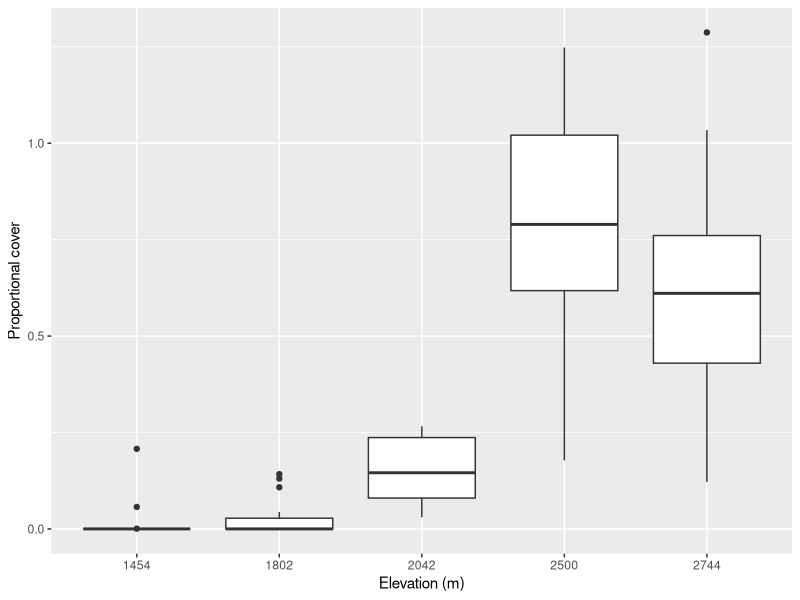
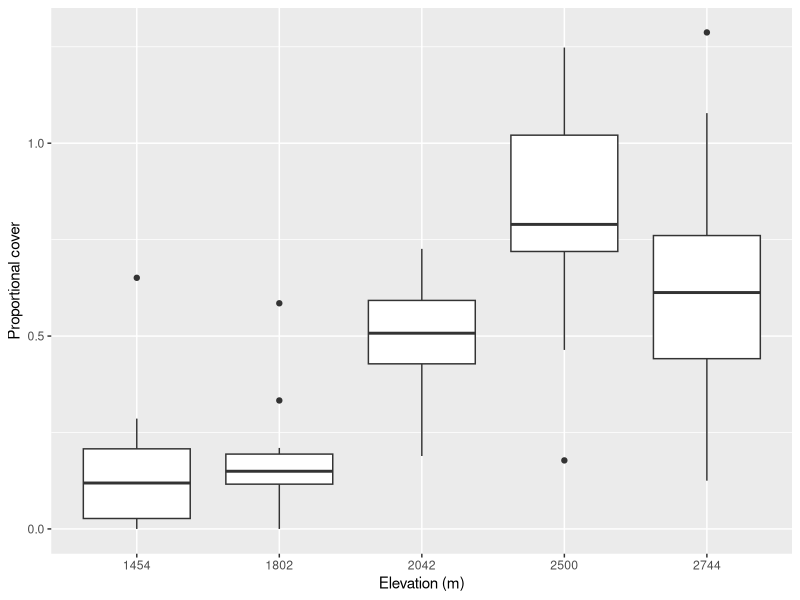
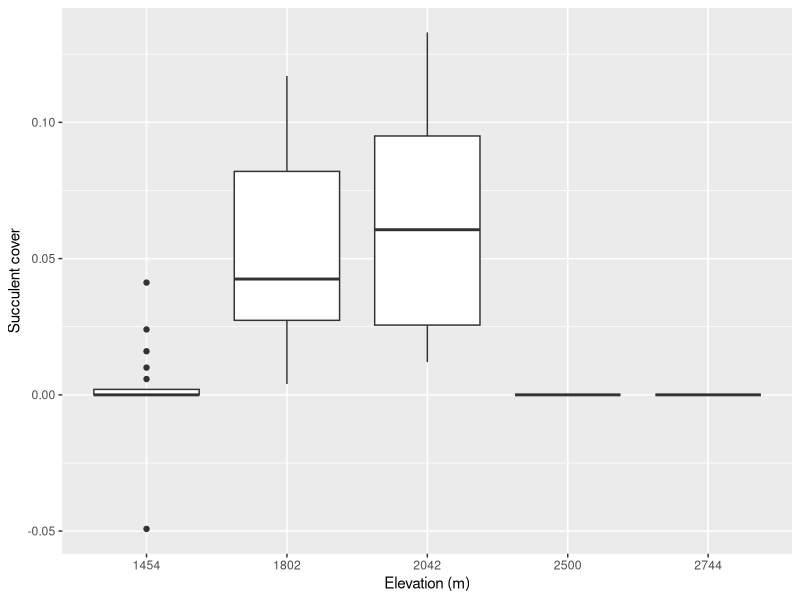
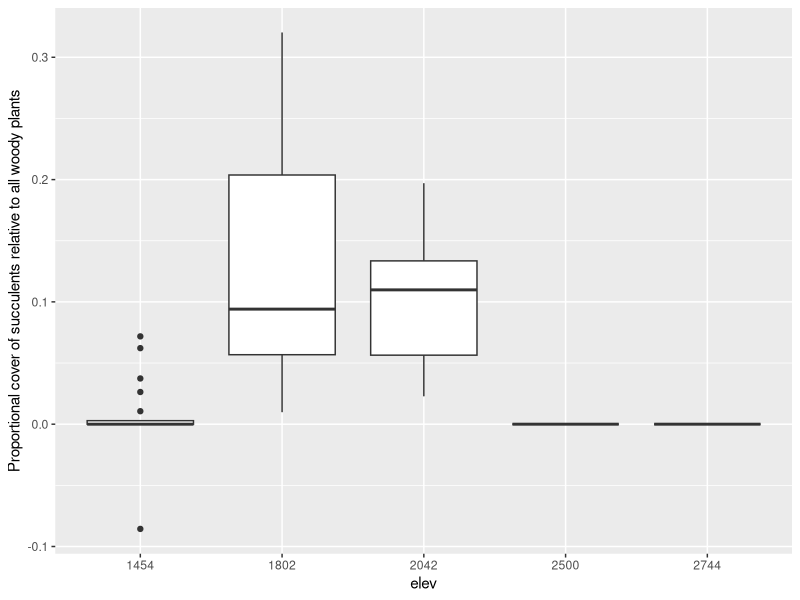
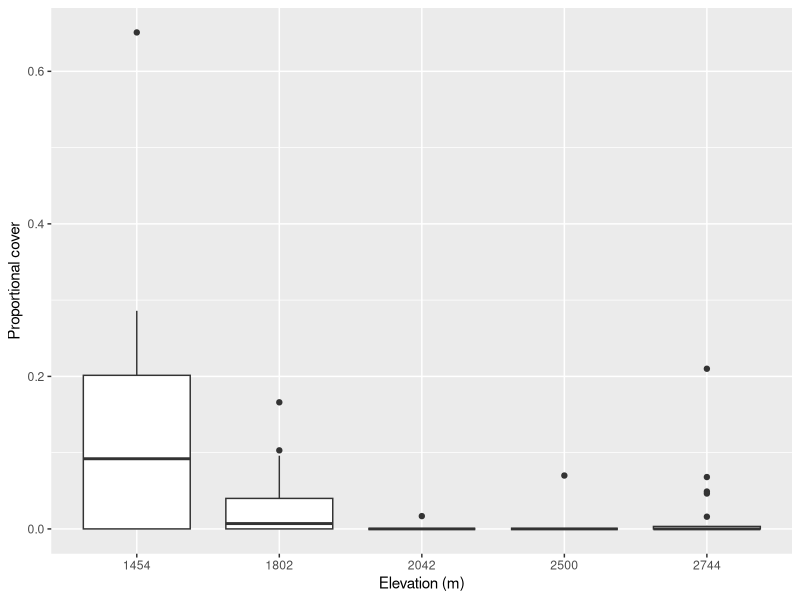
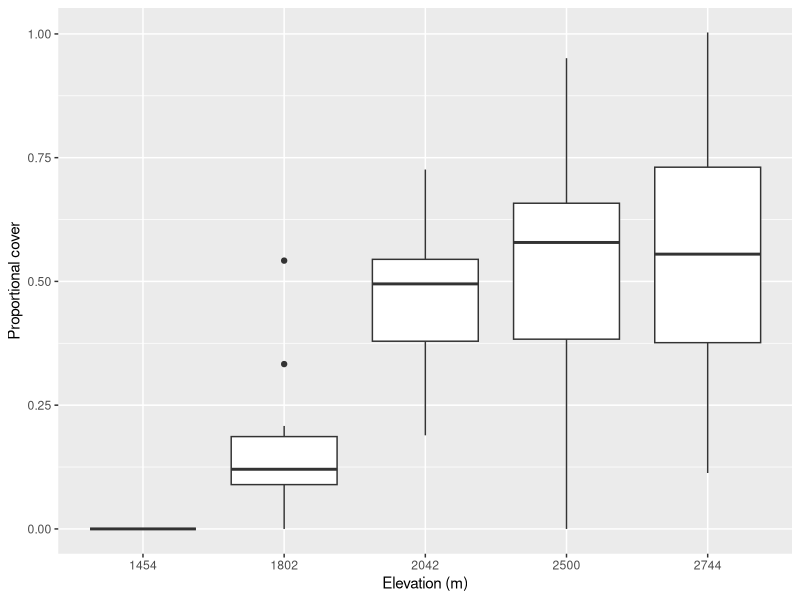
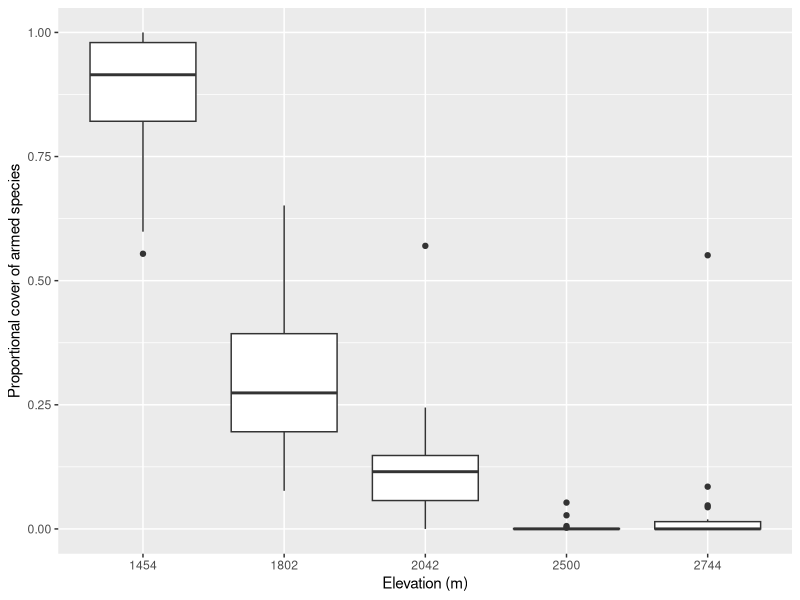
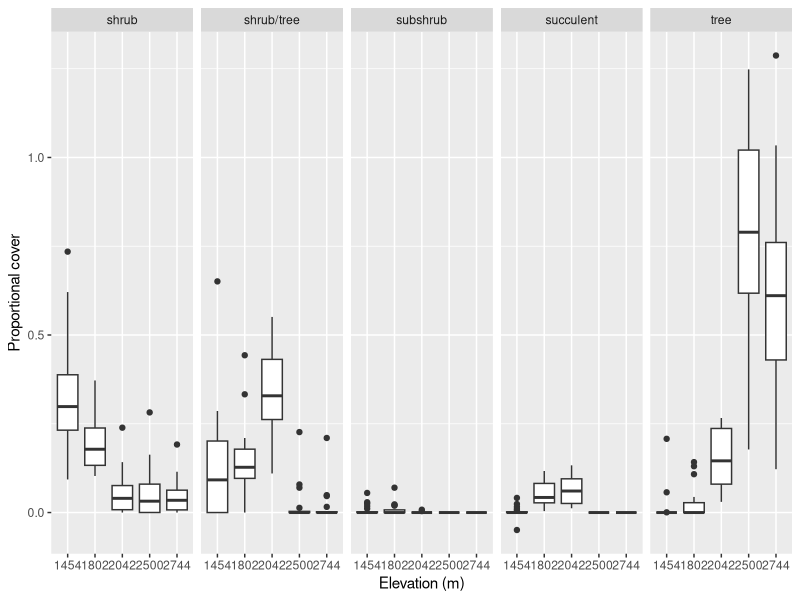

R code for these plots, in order:
# 2024-11-01 Code for summarizing and analyzing woody plant community data
# collected by BIOL 3404 class in the Sacramento Mountains of New Mexico on
# September 28 and 29, 2024.

# edited 2026-10-14 and added 2026 data (Collected October 3-4th 2026).

library(dplyr)
library(ggplot2)
library(stringr)
library(readr)

## Read transects
transects_2024 <- read_csv("./data/sacramentos/transects_2024.csv")
transects_2026 <- read_csv("./data/sacramentos/transects_2026.csv")
transects_2024$year <- 2024
transects_2026$year <- 2026
transects_2024$transect <- as.character(transects_2024$transect)
transects_2026$transect <- as.character(transects_2026$transect)

transects <- bind_rows(transects_2024, transects_2026)
transects$transect <- paste(transects$group, transects$transect, sep="")

## Turn transect column into globally unique ids. This is necessary for later
## expand.grid and gives us a single column that uniquely identifies a
## transect. If we did not do this, we would need two columns, "site" and
## "transect" to identify a given transect. Also calculate the distance each
## plant covers for every entry

## DWS: Some folks messed up start and stop I assume by switching so we will
## take absolute value for now:

transects <- transects %>% 
  mutate(group=substr(transect,1,1),
         transect = paste(site, transect, sep="."),
         dist = stop-start)

## Now just get the cover by species. We don't need the raw start/stop points.
## Note that each transect was 50 m long, so the proportional cover of any
## group (species, family, growth form, etc) is just the sum of the distances
## in that transect divided by 50. We can summarize by species now and then sum
## across other categories later.
cover <- group_by(transects, transect, spcode) %>% summarize(cover = sum(dist)/50)


## This data is not complete because there are missing implied zeros!
## Correctly, every species in the whole data set should have a value for every
## transect. If a species did not occur there, it should be zero cover but
## inthe current data, a missing species is not included. We must add in zeroes
## for missing species. This is a common question that comes up in data
## cleaning: are missing values truly missing or do they imply a zero? In this
## case, they logically imply zero.

# Use expand.grid to get all possible combinations of transect and species ids
all.transects.species <- expand.grid(transect = unique(cover$transect),
                                     spcode=unique(cover$spcode))

cover <- full_join(cover, all.transects.species)
## same as:
# merge(cover, all.transects.species, all=TRUE)

## ("joins" are the dplyr way, merge is base R)

## The above join/merge inserted NA for missing combinations of species and
## transects. NA should really be zero (missing species means zero cover)
cover$cover[is.na(cover$cover)] <- 0
## again, one could use mutate and case_when() for the above line.

## This data is not tidy: "site" is not its own column but is embedded in the
## transect ids. We must grab `site` as its own column because we will need it
## for analyses:
cover <- mutate(cover, site = str_split_fixed(transect, "\\.", n=2)[,1])

## Read the species list. This gives us more info on each species. We can merge
## this with the transect data by 'spcode'. Here we give read.csv an explicit
## NA string for character vectors --- otherwise empty fields would be
## considered the "" string.
species <- read.csv("./data/sacramentos/species.csv", na.strings = "")

# This includes "defense" as a trait with values U, L or A. Let's get a binary
# version of the trait as well:
species <- mutate(species, armed = defense %in% c("L", "A"))


## DWS: let's make sure all of our species codes are in the species.csv data:

tspecies <- unique(transects$spcode)
length(tspecies)
# 73
sspecies <- species$spcode
length(sspecies)

unmatched <- tspecies[! tspecies %in% sspecies]
unmatched
length(unmatched)
# 4
## Still 4 to figure out and either give correct code or descriptions as an
## unknown in parenthetical format



# Merge species info with transect data. Use merge() function and remember that
# we want all rows from the transects data frame in the result. We don't need
# unmatched rows in species as the file contains the full species list over
# several years and some species were not found in 2011.
cover <- merge(cover, species, all.x=TRUE)

# Read in elevations of each site and merge with cover data
sites <- read.csv("./data/sacramentos/sites.csv", stringsAsFactors=FALSE, na.strings = "")

## Although elevation is numeric, it is really a categorical variable with six
## values. Let's ensure that ggplot will treat it as a categorical variable.
sites$elev <- as.factor(as.character(sites$elev))

# might be useful in transects data too:
transects <- transects %>% left_join(sites)

# Check:
unique(transects$site)

## alternatively, we could use readr::read_csv with a column type
## specification.
# sites <- read_csv(
#    "./data/sacramentos/sites.csv",
#    col_types = list(col_character(), col_factor())
# )

## Since we used the first method, we need to get the order of the factor
## right. We lucked out here given the order encountered is correct. But if the
## data changes this could be messed up. For now it is ok. Let's proive that
## the factor levels are ordered by elevation:

## > sites$elev
## [1] 1454 1802 2042 2500 2744
## Levels: 1454 1802 2042 2500 2744

## Good. Or were would need to use as.factor()

cover <- left_join(cover, sites)

# 'cover' is the tidy dataframe (tibble) for all further use. We can delete the
# intermediate objects to keep our environment cleaner (but I wont for now).
# rm(all.transects.species, sites, species, transects)

###############################################################################
## For some plots, we will want total woody cover (for example, to graph
## proportional cover of armed plants relative to total cover)
total_cover <- group_by(cover, elev, transect) %>%
  summarize(total_cover = sum(cover))

###############################################################################
## Some quick and dirty example analyses and figures
###############################################################################

## Richness by transect then by site:
richness <- filter(cover, cover > 0) %>% group_by(elev, transect) %>% summarize(S = n())
mrich_by_site <- group_by(richness, elev) %>% summarize(mS = mean(S))
mrich_by_site
rich_by_site <-  filter(cover, cover > 0) %>% group_by(elev) %>% summarize(S = length(unique(spcode)))
## Summarize proportional cover by transect and by growth form
by_elev_gf <- group_by(cover, elev, transect, growth_form)
gf.cover <- summarize(by_elev_gf, pcover = sum(cover))

## Just pull out trees
trees <- subset(gf.cover, growth_form=="tree")
## Note that testing equality is "==". "=" is used only in setting argument
## values in function calls

# and plot proportional tree cover by site
ggplot(trees, aes(elev, pcover)) + geom_boxplot() +
  xlab("Elevation (m)") +
  ylab("Proportional cover")

ggsave("results/tree_cover_by_elev.pdf")

## DWS: We could also pull out both "tree" and "shrub/tree" together, but we
## need to do this BEFORE summarizing or we will end up with two values for
## each transect (one for the tree gf and one for "shrub_tree". We want a single
## combined value.
trees <- subset(cover, grepl("tree", growth_form, fixed = TRUE))
trees.cover <- group_by(trees, transect, elev) %>% summarize(pcover = sum(cover))
ggplot(trees.cover, aes(elev, pcover)) + geom_boxplot() +
  xlab("Elevation (m)") +
  ylab("Proportional cover")


# succulents?

suc <- subset(gf.cover, grepl("succulent", growth_form, fixed = TRUE))
ggplot(suc, aes(elev, pcover)) + geom_boxplot() +
  xlab("Elevation (m)") +
  ylab("Succulent cover")

# what about proportionally to all woody plant cover?
suc <- left_join(suc, total_cover)
ggplot(suc, aes(elev, pcover / total_cover)) + geom_boxplot() +
  ylab("Proportional cover of succulents relative to all woody plants")


## Let's try summarizing by a plant family
by_elev_family <- group_by(cover, elev, transect, family)
family.cover <- summarize(by_elev_family, pcover = sum(cover))

by_family <- group_by(cover, transect, elev,family)
family.cover <- summarize(by_family, pcover = sum(cover))
family.cover <- group_by(family.cover, family)
family.table <- summarize(family.cover, pcover=mean(pcover))
family.table
family.table <- family.table %>% mutate(prop_cover = pcover/sum(pcover))

## Look at Fabaceae (the bean/pea family):
fabaceae <- subset(family.cover, family=="Fabaceae")

fab.plot <- ggplot(fabaceae, aes(elev, pcover)) + geom_boxplot() +
  xlab("Elevation (m)") +
  ylab("Proportional cover")

fab.plot


## What about conifers?
conifer_families <- c("Pinaceae", "Cupressaceae")
## We need to start at with species cover data not family here. Think about why!

conifers <-  subset(cover, family %in% conifer_families)
conifer.cover <- group_by(conifers, elev, transect) %>% summarize(pcover=sum(cover))

con.plot <- ggplot(conifer.cover, aes(elev, pcover)) + geom_boxplot() +
  xlab("Elevation (m)") +
  ylab("Proportional cover")

con.plot

## Defenses
armed_cover <- filter(cover, armed) %>% group_by(elev, transect) %>%
  summarize(armed_cover=sum(cover))
armed_cover <- left_join(armed_cover, total_cover)

ggplot(armed_cover, aes(elev, armed_cover / total_cover)) +
  geom_boxplot() +
  xlab("Elevation (m)") +
  ylab("Proportional cover of armed species")
ggsave("./results/armed_cover_by_elev.pdf")


## by_defense <- cover %>% group_by(elev, transect, armed)
## armed_cover <- summarize(by_defense, pcover = sum(cover))
## ggplot(armed_cover, aes(elev, pcover, color=armed)) +
##   geom_boxplot()


###############################################################################
## Some ideas for investigating placement along a transect (overlap, neighbors)
###############################################################################

# create boolean "overlap" that is true if previous entry overlaps with current
# and is different species
neighbors <- transects %>% arrange(site, transect, start) %>%
  left_join(species) %>%
  group_by(transect) %>%
  mutate(overlap = start < lag(stop) & (spcode != lag(spcode)),
         prev_gf = lag(growth_form))


nrow(filter(neighbors, overlap))
# 213 overlaps

# of overlaps of same growth form:
nrow(filter(neighbors, overlap & growth_form != prev_gf))
# 117

# So 96 are same gf and 117 are different. Testing this requires some null
# model expectation probably based on probability of any neighbor being same
# growth form.


## For Geo 2024-12-05:

by_elev_gf <- group_by(cover, elev, transect, growth_form)
gf.cover <- summarize(by_elev_gf, pcover = sum(cover)) %>%
  na.omit()

ggplot(gf.cover, aes(elev, pcover)) + geom_boxplot() +
  facet_grid(. ~ growth_form) +
  xlab("Elevation (m)") +
  ylab("Proportional cover")

# or
ggplot(gf.cover, aes(elev, pcover)) + geom_boxplot() +
  facet_grid(growth_form ~ ., scales="free") +
  xlab("Elevation (m)") +
  ylab("Proportional cover")

# or

ggplot(gf.cover, aes(elev, pcover, color=growth_form)) + geom_boxplot() +
  xlab("Elevation (m)") +
  ylab("Proportional cover") +
  theme(legend.title=element_blank())
